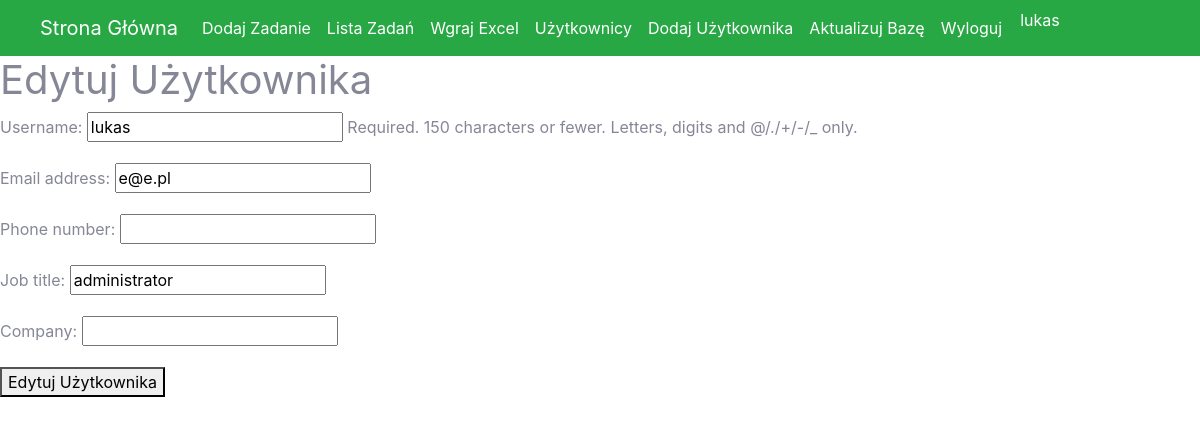
The app's page /users/edit/1/ (signed in), older data.
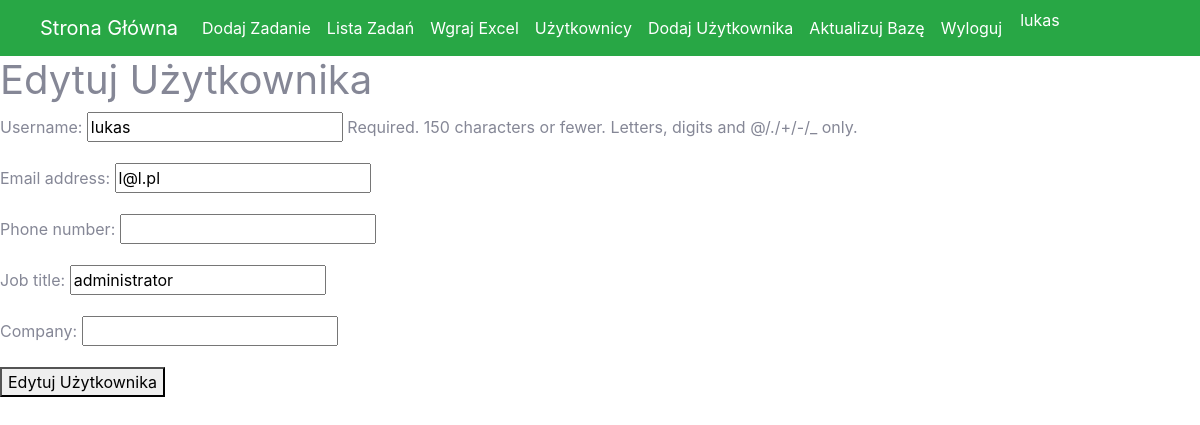
The same page, newer data.
### app/models.py (models this page shows, shortened)
class CustomUser(AbstractUser):
    phone_number = models.CharField(max_length=15, blank=True, null=True)
    job_title = models.CharField(max_length=100, blank=True, null=True)
    company = models.CharField(max_length=100, blank=True, null=True)
    def is_administrator(self):
        return self.job_title and self.job_title.lower() == 'administrator'

### app/views.py (the view)
# urls.py: path('users/edit/<int:user_id>/', views.edit_user, name='edit_user'),
@login_required
def edit_user(request, user_id):
    user = get_object_or_404(CustomUser, pk=user_id)
    if request.method == 'POST':
        form = CustomUserForm(request.POST, instance=user)
        if form.is_valid():
            form.save()
            return redirect('user_list')
    else:
        form = CustomUserForm(instance=user)
    return render(request, 'edit_user.html', {'form': form})

### app/forms.py
class CustomUserForm(forms.ModelForm):
    class Meta:
        model = CustomUser
        fields = ['username', 'email', 'phone_number', 'job_title', 'company']

### app/templates/edit_user.html (shortened to what this page needs)
{% include 'header.html' %}
<!DOCTYPE html>
<html lang="en">
<head>
</head>
<body>
    <h1>Edytuj Użytkownika</h1>
    <form method="post">
        {{ form.as_p }}
        <button type="submit">Edytuj Użytkownika</button>
    </form>
</body>
</html>

### app/templates/header.html (shortened to what this page needs)
{% load static %}
<!DOCTYPE html>
<html lang="en">
<head>
    <link rel="stylesheet" href="https://stackpath.bootstrapcdn.com/bootstrap/4.5.2/css/bootstrap.min.css">
    <link href="{% static 'css/sb-admin-2.min.css' %}" rel="stylesheet">
</head>
<body>
    <nav class="navbar navbar-expand-lg navbar-custom">
        <div class="container-fluid">
            <a class="navbar-brand" href="{% url 'home' %}">Strona Główna</a>
            <div class="collapse navbar-collapse" id="navbarNav">
                <ul class="navbar-nav">
                    {% if user.is_administrator %}
                        <li class="nav-item">
                            <a class="nav-link" href="{% url 'create_task' %}">Dodaj Zadanie</a>
                        </li>
                    {% endif %}
                    <li class="nav-item">
                        <a class="nav-link" href="{% url 'task_list' %}">Lista Zadań</a>
                    </li>
                    {% if user.is_administrator %}
                        <li class="nav-item">
                            <a class="nav-link" href="{% url 'upload_excel' %}">Wgraj Excel</a>
                        </li>
                        <li class="nav-item">
                            <a class="nav-link" href="{% url 'user_list' %}">Użytkownicy</a>
                        </li>
                        <li class="nav-item">
                            <a class="nav-link" href="{% url 'add_user' %}">Dodaj Użytkownika</a>
                        </li>
                    {% endif %}
                    <li class="nav-item">
                        <a class="nav-link" href="{% url 'update_database' %}">Aktualizuj Bazę</a>
                    </li>
                    <li class="nav-item">
                        <a class="nav-link" href="{% url 'logout' %}">Wyloguj</a>
                    </li>
                    <li class="nav-item user-name">
                        {{ request.user.username }}
                    </li>
                </ul>
            </div>
        </div>
    </nav>
</body>
</html>

Row changes from the older to the newer data that the page shows:
changed CustomUser "lukas": email "e@e.pl" → "l@l.pl"
